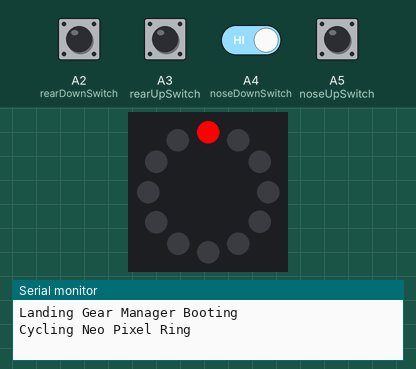
Bench run of a sketch on a simulated Arduino Uno, built with avr-gcc and run on an emulated ATmega328P. On the bench: 12 RGB LEDs in a ring, first at the top, clockwise, the last lines printed to the serial monitor. The test bench sets the inputs (shaded band); at power-on: A2 (rearDownSwitch), A3 (rearUpSwitch), A4 (noseDownSwitch), A5 (noseUpSwitch) HIGH.

Above: at 0.4 s.
At 5.1 s:
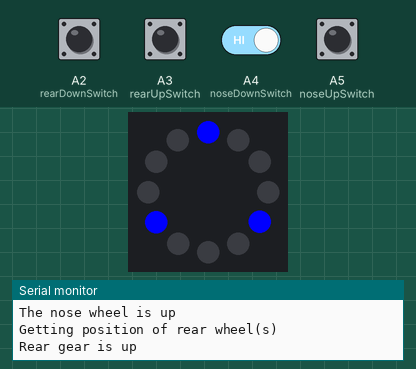
5.2 s: A2 (rearDownSwitch) driven LOW and A4 (noseDownSwitch) driven LOW
At 7.1 s:
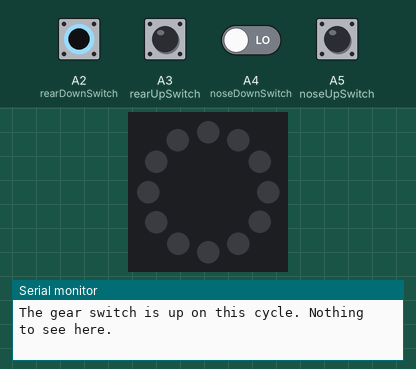
7.5 s: A2 (rearDownSwitch) pulsed HIGH 2 times (0.12 s each, 0.3 s apart)
Timing chart, 0 to 10.5 s (numbered marks = the images above; inputs shaded):
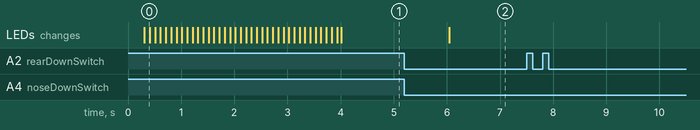

The sketch:

VelocityLandingGearNoSwitch.ino
```cpp
// Velocity Landing Gear No Switch

#include <Adafruit_NeoPixel.h>

// This landing gear setup does not include the pilot switch from Arduino Control.
// The setup is Landing Gear Switch -> High Voltage/Current direct to relays -> Hydraulic Pump
// The Arduino here is used to feedback to the user based on changes to the landing gear switches.

// Four Switches are used to determine the position and state of the landing gear.
// 1. Nose Wheel Up Switch
// 2. Nose Wheel Down Switch
// 3. Rear Gear Up Switch
// 4. Rear Gear Down Switch

// The Landing gear state is fedback to the Pilot(s) via a 12 ring NeoPixel LED Ring.
// The 12oclock LED is the nose
// The 4oclock is Right Wheel
// the 8oclock is Left Wheel

// Both rear wheels are tied to the same micro switches as its not possible for them to move interdependently.

const int noseUpSwitch = A5;
const int noseDownSwitch = A4;
const int rearUpSwitch = A3;
const int rearDownSwitch = A2;

String noseGearPosition = "unknown";
String rearGearPosition = "unknown";

String previousNoseGearPosition = "unknown";
String previousRearGearPosition = "unknown";

int firstBoot = 1;
int pixelBrightnessLevel = 255;

Adafruit_NeoPixel strip = Adafruit_NeoPixel(12, 6, NEO_GRB + NEO_KHZ800);

void setup() {
  Serial.begin(9600);
  Serial.println("Landing Gear Manager Booting");


  // Setup Inputs for position Switches
  pinMode(noseUpSwitch, INPUT_PULLUP);
  pinMode(noseDownSwitch, INPUT_PULLUP);
  pinMode(rearUpSwitch, INPUT_PULLUP);
  pinMode(rearDownSwitch, INPUT_PULLUP);

  // Setup the NeoPixel Ring
  strip.begin();
  strip.show();
  //strip.setBrightness(pixelBrightnessLevel);

  Serial.println("Cycling Neo Pixel Ring");
  colorWipe(strip.Color(0,0,0), 25); // Black
  colorWipe(strip.Color(255, 0, 0), 100); // Red
  colorWipe(strip.Color(0, 255, 0), 100); // Green
  colorWipe(strip.Color(0, 0, 255), 100); // Blue
  strip.clear();

  Serial.println("Landing Gear Manager Finished Booting");
}

void loop() {
  if(firstBoot == 1){
    // If this is the first loop sequence, then we are going to just get values for where and what the sensors are doing.
    // Get the position of the nosegear
    Serial.println("Getting position of nose wheel");
    if(digitalRead(noseUpSwitch) == HIGH){
      noseGearPosition = "up";
      previousNoseGearPosition = "up";
      setFrontGearLED(strip.Color(0, 0, 255)); // Blue is up followed by off
      Serial.println("The nose wheel is up");
    } else if(digitalRead(noseDownSwitch) == HIGH){
      noseGearPosition = "down";
      previousNoseGearPosition = "down";
      setFrontGearLED(strip.Color(0, 255, 0));
      Serial.println("The nose wheel is down");
    } else {
      noseGearPosition = "error";
      previousNoseGearPosition = "error";
      Serial.println("Error getting status of nose wheel");
    }

    Serial.println("Getting position of rear wheel(s)");
    // Get the position of the reargear
    if(digitalRead(rearUpSwitch) == HIGH){
      rearGearPosition = "up";
      previousRearGearPosition = "up";
      setRearGearLED(strip.Color(0, 0, 255));
      Serial.println("Rear gear is up");
    } else if(digitalRead(rearDownSwitch) == HIGH){
      rearGearPosition = "down";
      previousRearGearPosition = "down";
      setRearGearLED(strip.Color(0, 255, 0));
      Serial.println("Rear gear is down");
    } else {
      rearGearPosition = "error";
      previousRearGearPosition = "error";
      Serial.println("Error getting details of rear gear.");
    }

    // If the landing gear is up (both nose and rear)
    // delay 2 seconds so the pilot can see and then clear the blue
    // and then clear the LEDs so that we can maintain good lights out behavior.

    if(noseGearPosition == "up" && rearGearPosition == "up"){
      delay(2000);
      strip.clear();
    }

    Serial.println("Finished FirstBoot Sequence.");
    firstBoot = 0;
  } else {
    // Check the current state of the noseGear vs its known previous state.
    if(digitalRead(noseUpSwitch) == HIGH){
      noseGearPosition = "up";
    }

    if(digitalRead(noseDownSwitch) == HIGH){
      noseGearPosition = "down";
    }

    if(digitalRead(rearUpSwitch) == HIGH){
      rearGearPosition = "up";
    }

   if(digitalRead(rearDownSwitch) == HIGH){
      noseGearPosition = "down";
    }


    // If the noseGearPosition is up
    // and the previousNoseGearPosition is up
    // and the rearGearPosition is up
    // and the previousRearGearPosition is up
    // Then nothing has changed.
    if(noseGearPosition == "up" && previousNoseGearPosition == "up" && rearGearPosition == "up" && previousRearGearPosition == "up"){
      Serial.println("The gear switch is up on this cycle. Nothing to see here.");
      strip.clear();
      strip.show();
      delay(40);
    }
    // If the current position is down and the old position is up then the pilot has asked for the gear to come down
    else if(noseGearPosition == "down" && previousNoseGearPosition == "up" && rearGearPosition == "down" && previousRearGearPosition == "up"){
      Serial.println("The pilot has asked for the landing gear to come down, flash the green LED");
      setFrontGearLED(strip.Color(0, 255, 0));
      setRearGearLED(strip.Color(0, 255, 0));
      delay(40);
      strip.clear();
      setFrontGearLED(strip.Color(0, 255, 0));
      setRearGearLED(strip.Color(0, 255, 0));
      delay(40);
      strip.clear();
    }
    // If the current position is up and the old position is down then the pilot has asked for the gear to come up
    else if(noseGearPosition == "up" && previousNoseGearPosition == "down" && rearGearPosition == "up" && previousRearGearPosition == "down"){
      Serial.println("The pilot has asked for the landing gear to come up, flash the blue LED");
      setFrontGearLED(strip.Color(0, 0, 255));
      setRearGearLED(strip.Color(0, 0, 255));
      delay(40);
      strip.clear();
      setFrontGearLED(strip.Color(0, 0, 255));
      setRearGearLED(strip.Color(0, 0, 255));
      delay(40);
      strip.clear();
    }
    // If the current position is down and the old position is down, the landing gear is locked down. In this case permenantly keep the GREEN LED's lit.
    else if(noseGearPosition == "down" && previousNoseGearPosition == "down" && rearGearPosition == "down" && previousRearGearPosition == "down"){
      Serial.println("The the landing gear is down and locked.");
      strip.clear();
      setFrontGearLED(strip.Color(0, 255, 0));
      setRearGearLED(strip.Color(0, 255, 0));
    }

  }
}

// Delete after testing

// Fill the dots one after the other with a color
void colorWipe(uint32_t color, uint8_t wait) {
  for(uint16_t i=0; i<strip.numPixels(); i++) {
      strip.setPixelColor(i, color);
      strip.show();
      delay(wait);
  }
}

// Set the Rear gear position LEDs
void setRearGearLED(uint32_t color){
  strip.setPixelColor(4, color);
  strip.setPixelColor(8, color);
  strip.show();
}

// Set the front gear position LED
void setFrontGearLED(uint32_t color){
  strip.setPixelColor(0, color);
  strip.show();
}

// Cycle Lights Clockwise
void cyclePixelRingClockwise(uint32_t color){
  for(uint16_t i=0; i<strip.numPixels(); i++) {
      strip.setPixelColor(i, color);
      strip.show();
      delay(40);
  }
}

// Cycle lights counterclockwise
void cyclePixelRingCounterClockwise(uint32_t color){

}
```

Measured:
- after the input at 5.2 s, the LEDs: change after 0.84 s (image 2)
